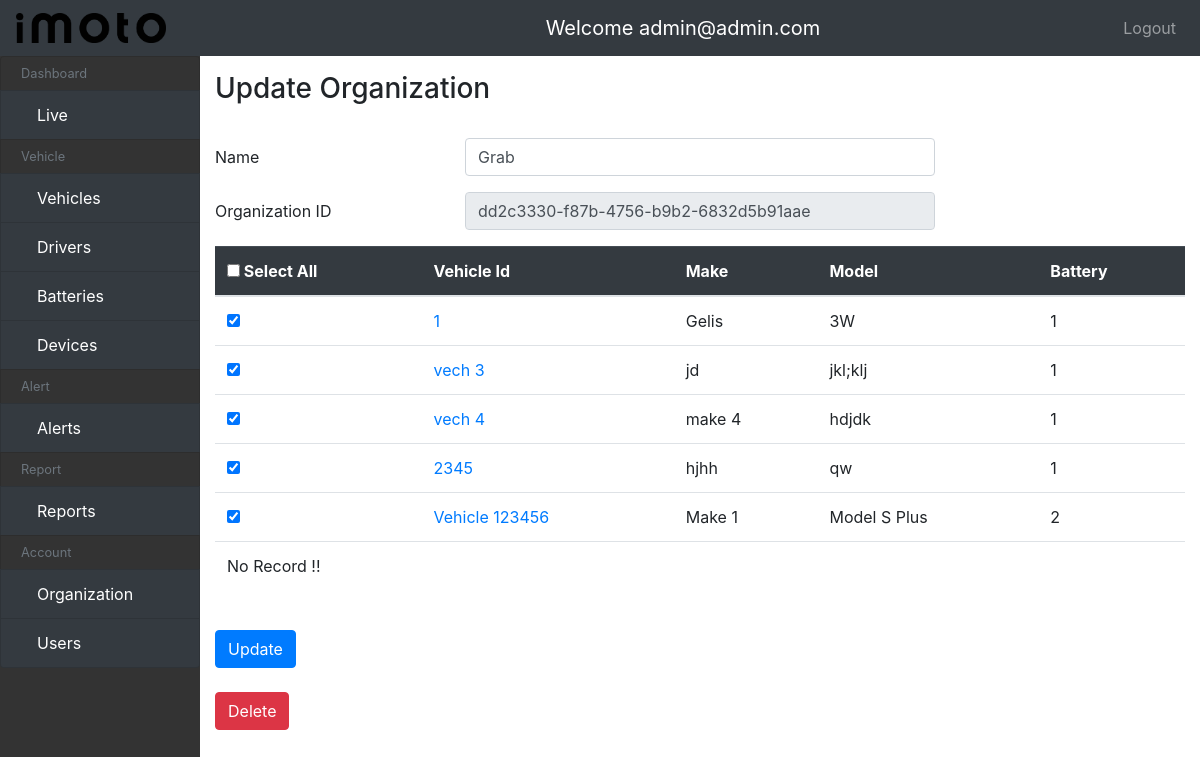
/accounts/organizations/8/update/ (signed in), run on an earlier commit of the app's database.
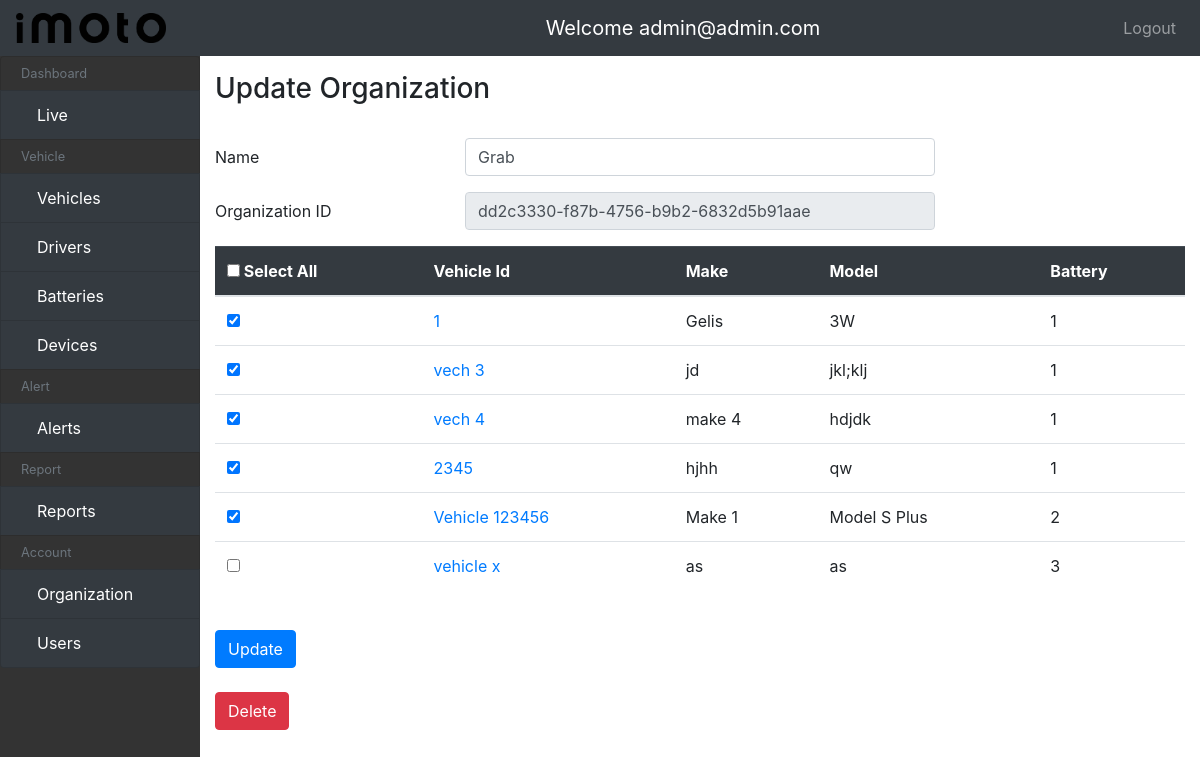
And on a later commit of the database.
### Vehicle/models.py (models this page shows, shortened)
class Vehicle(models.Model):
    vehicle_id = models.CharField(
        verbose_name="Vehicle Id",
        max_length=50
    )
    device = models.ForeignKey(
        Device,
        related_name="vehicle",
        verbose_name="device",
        on_delete=models.CASCADE
    )
    battery_id = models.ForeignKey(
        Battery,
        related_name="vehicle",
        on_delete=models.CASCADE,
        verbose_name="battery id",
        max_length=255
    )
    make = models.CharField(
        verbose_name="make",
        max_length=50
    )
    model = models.CharField(
        verbose_name="model",
        max_length=50
    )
    year = models.CharField(
        verbose_name="year",
        max_length=4
    )
    tag = models.CharField(
        verbose_name="tag",
        max_length=255,
        blank=True,
        null=True
    )
    created_at = models.DateTimeField(
        auto_now=True,
        verbose_name="created at"
        )
    organization = models.ForeignKey(
        Organization, related_name="vehicles", null=True, blank=True, on_delete=models.SET_NULL)
    profile = models.ForeignKey(
        Profile, related_name="vehicles", null=True, blank=True, on_delete=models.SET_NULL)

class Battery(models.Model):
    battery_number = models.CharField(
        verbose_name="battery number",
        max_length=50
    )
    capacity = models.CharField(
        verbose_name="battery capacity",
        max_length=100
    )
    onboarding_date = models.DateTimeField(
        default=timezone.now,
        verbose_name="onboarding date"
    )
    class Meta:
        verbose_name = "Battery"
        verbose_name_plural = "Batteries"
    def __str__(self):
        return self.battery_number

### account/views.py (the view, shortened to what this page needs)
# urls.py: path("organizations/<pk>/update/", OrganizationUpdateView.as_view(),
@method_decorator(admin_only, name="dispatch")
class OrganizationUpdateView(AdminOnlyPermissions, UpdateView):
    queryset = Organization.objects.all()
    template_name = "account/update_organization.html"
    form_class = OrganizationUpdateForm
    context_object_name = "organization"
    def get_context_data(self, **kwargs):
        context = super().get_context_data(**kwargs)
        org = self.get_object()
        selected_vehicles = org.vehicles.all()
        available_vehicles = Vehicle.objects.filter(organization=None)
        context.update({
            "available_vehicles": available_vehicles,
            "selected_vehicles": selected_vehicles,
        })
        return context

### account/forms.py
class OrganizationUpdateForm(forms.ModelForm):
    class Meta:
        model = Organization
        fields = ("name",)

### ev/permissions.py (called while the page is built)
def admin_only(view_func):
    def wrapper_func(request, *args, **kwargs):
        if request.user.is_admin:
            return view_func(request, *args, **kwargs)
        else:
            print("yolo")
            raise Http404()
    return wrapper_func

    def has_permission(self):
        if self.request.user.is_admin:
            return True
        return False

### templates/account/update_organization.html (shortened to what this page needs)
{% extends "main.html" %}
{% load static %}
{% load bootstrap4 %}
{% block content %}
  <h3>Update Organization</h3>
  <br>
  <form  action="{% url 'organization-update' organization.pk %}" method="post">
    <div class="form-group row">
      <label class="col-md-3 col-form-label" for="id_name">Name</label>
      <div class="col-md-6">
        <input type="text" name="name" value="{{organization.name}}" maxlength="200" class="form-control" placeholder="Name" title="" required="" id="id_name">
      </div>
    </div>
    <div class="form-group row">
      <label class="col-md-3 col-form-label" for="id_uuid">Organization ID</label>
      <div class="col-md-6">
        <input type="text" name="uuid" value="{{organization.uuid}}" maxlength="100" class="form-control" placeholder="UUID" title="" required="" id="id_uuid" readonly>
      </div>
    </div>
    <table class="table">
      <thead class="table-dark">
        <tr>
          <th scope="col">
            <input type="checkbox" onclick='selects()' name="select_all"/> Select All<br/>
          </th>
          <th scope="col">Vehicle Id</th>
          <th scope="col">Make</th>
          <th scope="col">Model</th>
          <th scope="col">Battery</th>
        </tr>
      </thead>
      <tbody>
        {% if selected_vehicles %}
        {% for vehicle in selected_vehicles %}
        <tr>
          <th scope="row">
            <input type="checkbox" name="vehicles" value="{{vehicle.id}}" checked><br/>
          </th>
          <td><a href="{% url 'vehicle-update' vehicle.id %}">{{vehicle.vehicle_id}}</a></td>
          <td>{{vehicle.make}}</td>
          <td>{{vehicle.model}}</td>
          <td>{{vehicle.battery_id}}</td>
        </tr>
        {% endfor %}
        {% endif %}
        {% if available_vehicles %}
        {% for vehicle in available_vehicles %}
        <tr>
          <th scope="row">
            <input type="checkbox" name="vehicles" value="{{vehicle.id}}"><br/>
          </th>
          <td><a href="{% url 'vehicle-update' vehicle.id %}">{{vehicle.vehicle_id}}</a></td>
          <td>{{vehicle.make}}</td>
          <td>{{vehicle.model}}</td>
          <td>{{vehicle.battery_id}}</td>
        </tr>
        {% endfor %}
        {% else %}
        <tr class="no-data">
        <td colspan="14">No Record !!</td>
        </tr>
        {% endif %}
      </tbody>
    </table>
      <br>
      <button type="submit" class="btn btn-primary">Update</button>
  </form>
<br>
  <a href="#"><button class="btn btn-danger">Delete</button></a>
{% endblock %}

What changed in the data, as far as the page shows it:
added Vehicle: vehicle_id "vehicle x", make "as", model "as", battery_id "3"
Also different on the page:
text no longer shown: "No Record !!"
